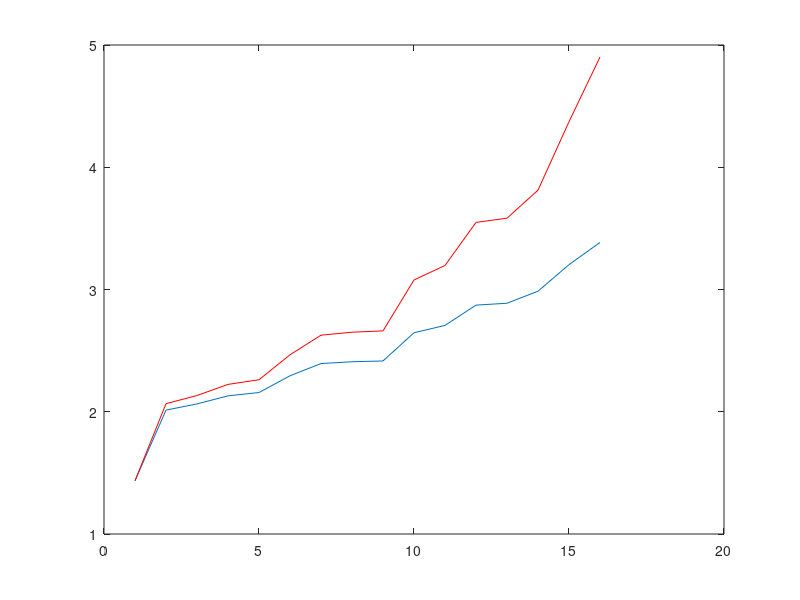

The MATLAB script that drew this image:

% Scales the values by .63(Slightly irrelevant Treissman uses .76 to
% compensate for people judging between area and diameter

for i = 1:1000
data = randn(16,1);
data = data-mean(data);
data = data/std(data);
data = .5*data+2.5;
scale_data = min(data)*exp(.63*data)/min(exp(.63*data));  % Scales the data by a power funtion of .63
sdata = sort(data);
ssdata = sort(scale_data);
d(i) = mean(scale_data)/mean(data);
end
mean(d)


plot(sdata)
hold on
plot(ssdata,'r')
